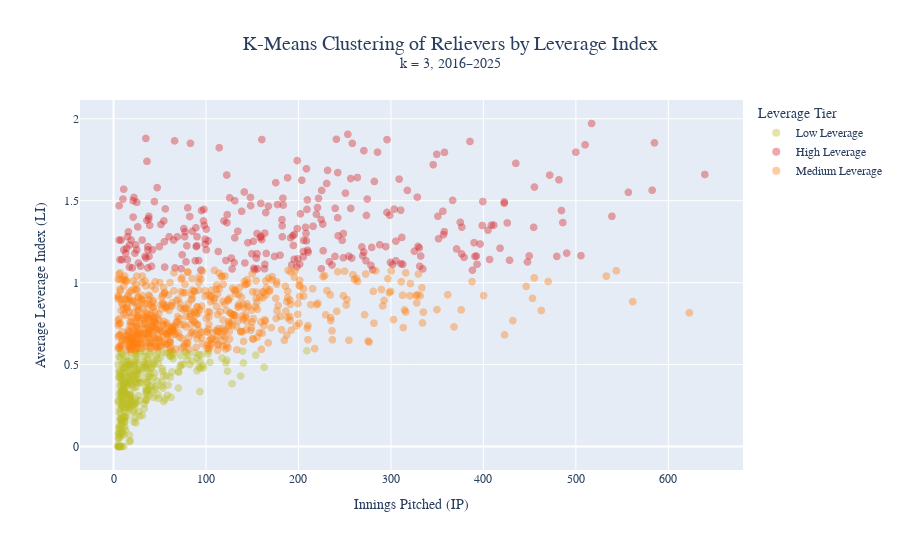

The notebook cell this image was saved under:
### Code cell
# Visualize the 3 leverage clusters
cluster_li = rp_df.groupby('Leverage_Cluster')['LI'].mean().sort_values()
cluster_order = list(cluster_li.index)
cluster_labels = {cluster_order[0]: 'Low Leverage', cluster_order[1]: 'Medium Leverage', cluster_order[2]: 'High Leverage'}
cluster_colors = {cluster_order[0]: '#BCBD22', cluster_order[1]: '#FF7F0E', cluster_order[2]: '#D62728'}

fig_cl = px.scatter(
    rp_df,
    x='IP', y='LI',
    color=rp_df['Leverage_Cluster'].map(cluster_labels),
    color_discrete_map={'Low Leverage': '#BCBD22', 'Medium Leverage': '#FF7F0E', 'High Leverage': '#D62728'},
    hover_data=['Player', 'ERA', 'WAR', 'LI', 'IP', 'Seasons'],
    labels={'IP': 'Innings Pitched (IP)', 'LI': 'Average Leverage Index (LI)', 'color': 'Cluster'},
    title=f'K-Means Clustering of Relievers by Leverage Index<br><sup>k = 3, {START_YEAR}\u2013{END_YEAR}</sup>'
)
fig_cl.update_traces(marker=dict(size=8, opacity=0.4))
fig_cl.update_layout(
    font_family='Georgia, Times New Roman, serif',
    height=550, width=900,
    legend_title_text='Leverage Tier',
    hoverlabel=dict(font_family='Georgia, Times New Roman, serif'),
    title_x=0.5,
    title_font_size=20,
)
fig_cl.for_each_trace(lambda t: t.update(
    hovertemplate=t.hovertemplate.replace('=', ' = ') if t.hovertemplate else t.hovertemplate
))
fig_cl.show()

for label, cluster_id in [(l, c) for c, l in cluster_labels.items()]:
    n = (rp_df['Leverage_Cluster'] == cluster_id).sum()

    avg_li = rp_df[rp_df['Leverage_Cluster'] == cluster_id]['LI'].mean()
    print(f"  {label}: {n} pitchers (avg LI: {avg_li:.2f})")

### Figure 1 — Plotly figure (JSON) as saved in the notebook; plotly's stock layout.template omitted (floating-point values rounded to 4 significant figures; data arrays with more than 128 entries replaced by an {"elided": "..."} marker saying what was removed)
{"data": [{"customdata": {"elided": "317x4 mixed values"}, "hovertemplate": "Cluster = Low Leverage<br>Innings Pitched (IP) = %{x}<br>Average Leverage Index (LI) = %{y}<br>Player = %{customdata[0]}<br>ERA = %{customdata[1]}<br>WAR = %{customdata[2]}<br>Seasons = %{customdata[3]}<extra></extra>", "legendgroup": "Low Leverage", "marker": {"color": "#BCBD22", "opacity": 0.4, "size": 8, "symbol": "circle"}, "mode": "markers", "name": "Low Leverage", "showlegend": true, "type": "scattergl", "x": {"elided": "317 float values"}, "xaxis": "x", "y": {"elided": "317 float values"}, "yaxis": "y"}, {"customdata": {"elided": "272x4 mixed values"}, "hovertemplate": "Cluster = High Leverage<br>Innings Pitched (IP) = %{x}<br>Average Leverage Index (LI) = %{y}<br>Player = %{customdata[0]}<br>ERA = %{customdata[1]}<br>WAR = %{customdata[2]}<br>Seasons = %{customdata[3]}<extra></extra>", "legendgroup": "High Leverage", "marker": {"color": "#D62728", "opacity": 0.4, "size": 8, "symbol": "circle"}, "mode": "markers", "name": "High Leverage", "showlegend": true, "type": "scattergl", "x": {"elided": "272 float values"}, "xaxis": "x", "y": {"elided": "272 float values"}, "yaxis": "y"}, {"customdata": {"elided": "606x4 mixed values"}, "hovertemplate": "Cluster = Medium Leverage<br>Innings Pitched (IP) = %{x}<br>Average Leverage Index (LI) = %{y}<br>Player = %{customdata[0]}<br>ERA = %{customdata[1]}<br>WAR = %{customdata[2]}<br>Seasons = %{customdata[3]}<extra></extra>", "legendgroup": "Medium Leverage", "marker": {"color": "#FF7F0E", "opacity": 0.4, "size": 8, "symbol": "circle"}, "mode": "markers", "name": "Medium Leverage", "showlegend": true, "type": "scattergl", "x": {"elided": "606 float values"}, "xaxis": "x", "y": {"elided": "606 float values"}, "yaxis": "y"}], "layout": {"font": {"family": "Georgia, Times New Roman, serif"}, "height": 550, "hoverlabel": {"font": {"family": "Georgia, Times New Roman, serif"}}, "legend": {"title": {"text": "Leverage Tier"}, "tracegroupgap": 0}, "title": {"font": {"size": 20}, "text": "K-Means Clustering of Relievers by Leverage Index<br><sup>k = 3, 2016–2025</sup>", "x": 0.5}, "width": 900, "xaxis": {"anchor": "y", "domain": [0, 1], "title": {"text": "Innings Pitched (IP)"}}, "yaxis": {"anchor": "x", "domain": [0, 1], "title": {"text": "Average Leverage Index (LI)"}}}}
